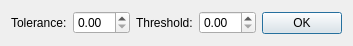
<?xml version="1.0" encoding="UTF-8"?>
<ui version="4.0">
 <class>SimplifyLayerDialog</class>
 <widget class="QDialog" name="SimplifyLayerDialog">
  <property name="geometry">
   <rect>
    <x>0</x>
    <y>0</y>
    <width>351</width>
    <height>46</height>
   </rect>
  </property>
  <property name="windowTitle">
   <string>Simplify layer</string>
  </property>
  <layout class="QHBoxLayout">
   <item>
    <widget class="QLabel" name="label">
     <property name="text">
      <string>Tolerance:</string>
     </property>
    </widget>
   </item>
   <item>
    <widget class="QDoubleSpinBox" name="toleranceSpinBox"/>
   </item>
   <item>
    <widget class="QLabel" name="label_2">
     <property name="text">
      <string>Threshold:</string>
     </property>
    </widget>
   </item>
   <item>
    <widget class="QDoubleSpinBox" name="thresholdSpinBox"/>
   </item>
   <item>
    <widget class="QPushButton" name="okButton">
     <property name="text">
      <string>OK</string>
     </property>
    </widget>
   </item>
  </layout>
 </widget>
 <resources/>
 <connections>
  <connection>
   <sender>okButton</sender>
   <signal>clicked()</signal>
   <receiver>SimplifyLayerDialog</receiver>
   <slot>accept()</slot>
   <hints>
    <hint type="sourcelabel">
     <x>390</x>
     <y>24</y>
    </hint>
    <hint type="destinationlabel">
     <x>236</x>
     <y>30</y>
    </hint>
   </hints>
  </connection>
 </connections>
</ui>
